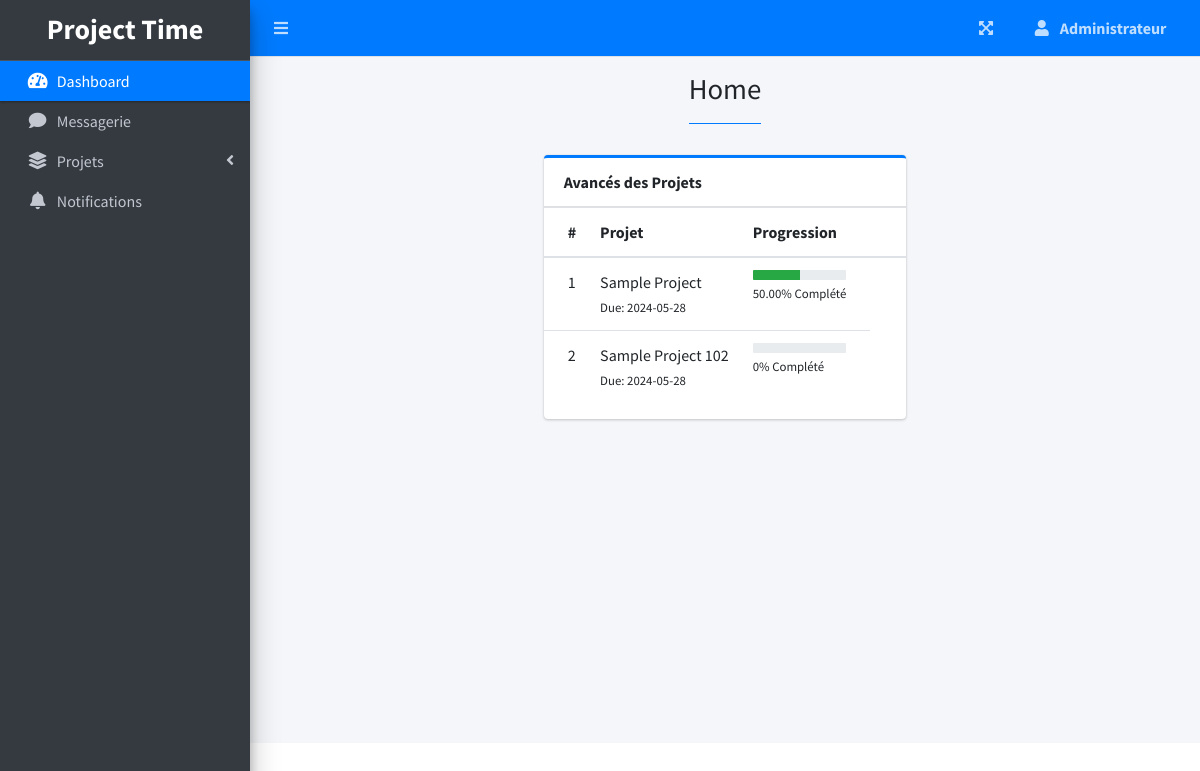
The page / on the database its author committed.
### tables this page shows
CREATE TABLE `project_list` (
  `id` int(30) NOT NULL,
  `name` varchar(200) NOT NULL,
  `description` text NOT NULL,
  `status` tinyint(2) NOT NULL,
  `start_date` date NOT NULL,
  `end_date` date NOT NULL,
  `manager_id` int(30) NOT NULL,
  `user_ids` text NOT NULL,
  `date_created` datetime NOT NULL DEFAULT current_timestamp()
);

### home.php (the view, shortened to what this page needs)
<?php include('db_connect.php') ?>
      <div class="col-lg-12">
        <div class="card card-outline card-primary">
          <div class="card-header">
            <b>Avancés des Projets</b>
          </div>
          <div class="card-body p-0">
            <div class="table-responsive">
              <table class="table table-hover">
                <thead>
                  <th>#</th>
                  <th>Projet</th>
                  <th>Progression</th>
                  <th></th>
                </thead>
                <tbody>
                <?php
                $i = 1;
                $where = "";
                $qry = $conn->query("SELECT * FROM project_list $where order by name asc");
                while($row= $qry->fetch_assoc()):
                $tprog = $conn->query("SELECT * FROM task_list where project_id = {$row['id']}")->num_rows;
                $cprog = $conn->query("SELECT * FROM task_list where project_id = {$row['id']} and status = 3")->num_rows;
                $prog = $tprog > 0 ? ($cprog/$tprog) * 100 : 0;
                $prog = $prog > 0 ?  number_format($prog,2) : $prog;
                $prod = $conn->query("SELECT * FROM user_productivity where project_id = {$row['id']}")->num_rows;
                if($row['status'] == 0 && strtotime(date('Y-m-d')) >= strtotime($row['start_date'])):
                if($prod  > 0  || $cprog > 0)
                  $row['status'] = 2;
                else
                  $row['status'] = 1;
                elseif($row['status'] == 0 && strtotime(date('Y-m-d')) > strtotime($row['end_date'])):
                $row['status'] = 4;
                endif;
                  ?>
                  <tr>
                      <td>
                         <?php echo $i++ ?>
                      </td>
                      <td>
                          <a>
                              <?php echo ucwords($row['name']) ?>
                          </a>
                          <br>
                          <small>
                              Due: <?php echo date("Y-m-d",strtotime($row['end_date'])) ?>
                          </small>
                      </td>
                      <td class="project_progress">
                          <div class="progress progress-sm">
                              <div class="progress-bar bg-green" role="progressbar" aria-valuenow="57" aria-valuemin="0" aria-valuemax="100" style="width: <?php echo $prog ?>%">
                              </div>
                          </div>
                          <small>
                              <?php echo $prog ?>% Complété
                          </small>
                      </td>
                  </tr>
                <?php endwhile; ?>
                </tbody>
              </table>
            </div>
          </div>
        </div>
      </div>

### rows shown on the page
project_list: name "Sample Project", end_date "2024-05-28", prog "50.00"
project_list: name "Sample Project 102", end_date "2024-05-28", prog "0"

### other values the page prints
$title "Home"
